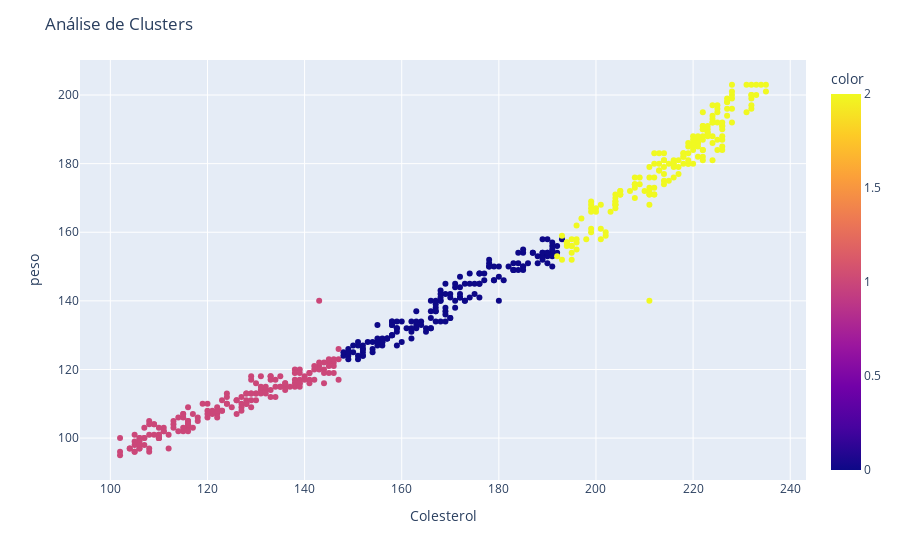

Notebook source saved alongside this figure:
### Markdown cell above
# Visualizando e alterando layout do gráfico

### Code cell
grafico = px.scatter(x = base_completa['colesterol'], 
                     y = base_completa['peso'], 
                     color= base_completa['cluster'])
fig = go.Figure(grafico)

fig.update_layout(title='Análise de Clusters',
                  xaxis_title= 'Colesterol',
                  yaxis_title= 'peso',                  
                  ) 


fig.show()

### Figure 1 — Plotly figure (JSON) as saved in the notebook; plotly's stock layout.template omitted (floating-point values rounded to 4 significant figures; data arrays with more than 128 entries replaced by an {"elided": "..."} marker saying what was removed)
{"data": [{"hovertemplate": "x=%{x}<br>y=%{y}<br>color=%{marker.color}<extra></extra>", "legendgroup": "", "marker": {"color": {"elided": "502 int values"}, "coloraxis": "coloraxis", "symbol": "circle"}, "mode": "markers", "name": "", "orientation": "v", "showlegend": false, "type": "scatter", "x": {"elided": "502 int values"}, "xaxis": "x", "y": {"elided": "502 int values"}, "yaxis": "y"}], "layout": {"coloraxis": {"colorbar": {"title": {"text": "color"}}, "colorscale": [[0, "#0d0887"], [0.1111, "#46039f"], [0.2222, "#7201a8"], [0.3333, "#9c179e"], [0.4444, "#bd3786"], [0.5556, "#d8576b"], [0.6667, "#ed7953"], [0.7778, "#fb9f3a"], [0.8889, "#fdca26"], [1, "#f0f921"]]}, "legend": {"tracegroupgap": 0}, "margin": {"t": 60}, "title": {"text": "Análise de Clusters"}, "xaxis": {"anchor": "y", "domain": [0, 1], "title": {"text": "Colesterol"}}, "yaxis": {"anchor": "x", "domain": [0, 1], "title": {"text": "peso"}}}}
